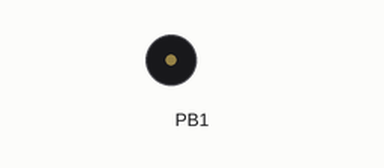
A sketch run on a simulated ATtiny85, built with avr-gcc and run on an emulated ATtiny85. Parts: buzzer (waves = sounding). Sleep ends after the set time or at an interrupt; random numbers use the default seed unless the sketch sets one.

Above: at 0.1 s.
Timing chart, 0 to 2.0 s (numbered marks = the images above):
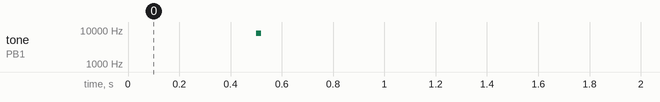

The sketch:

annoy.ino
```cpp
#include <avr/sleep.h>
#include <avr/wdt.h> //Needed to enable/disable watch dog timer
#define adc_disable() (ADCSRA &= ~(1<<ADEN)) // disable ADC (before power-off)
#define adc_enable()  (ADCSRA |=  (1<<ADEN)) // re-enable ADC
#define BODS 7                   //BOD Sleep bit in MCUCR
#define BODSE 2                  //BOD Sleep enable bit in MCUCR

unsigned long watchdogTimer = 180 / 8; // alarm time - 3 minutes / 8 sec wdt; reset randomly
unsigned long startTime = 0;        // start time
unsigned long initDelay = 150; //initial delay before starting routine, default is 20 minutes
uint8_t mcucr1, mcucr2;
volatile uint32_t toggle_count;
int toneLength = 400;
bool initDelayToggle = 0;

ISR(WDT_vect) {
  //dummy callback, we just want the interrupt
}

void trinketTone(uint32_t duration)
{
 uint32_t ocr = 250;
 uint8_t prescalarBits = 2;

 // CTC mode; toggle OC1A pin; set prescalar
 TCCR1 = 0x90 | prescalarBits;

 // Calculate note duration in terms of toggle count
 // Duration will be tracked by timer1 ISR
 toggle_count = 8000 * duration / 500;
 OCR1C = ocr-1; // Set the OCR
 bitWrite(TIMSK, OCIE1A, 1); // enable interrupt
}

// Timer1 Interrupt Service Routine:
// Keeps track of note duration via toggle counter
// When correct time has elapsed, counter is disabled
ISR(TIMER1_COMPA_vect)
{
 if (toggle_count != 0) // done yet?
 toggle_count--; // no, keep counting
 else // yes,
 TCCR1 = 0x90; // stop the counter
}

void setup_watchdog(int timerPrescaler) {
  noInterrupts();
  if (timerPrescaler > 9 ) timerPrescaler = 9; //Limit incoming amount to legal settings

  byte bb = timerPrescaler & 7;
  if (timerPrescaler > 7) bb |= (1<<5); //Set the special 5th bit if necessary

  //This order of commands is important and cannot be combined
  MCUSR &= ~(1<<WDRF); //Clear the watch dog reset
  WDTCR |= (1<<WDCE) | (1<<WDE); //Set WD_change enable, set WD enable
  WDTCR = bb; //Set new watchdog timeout value
  WDTCR |= _BV(WDIE); //Set the interrupt enable, this will keep unit from resetting after each int

  //disable bods while we have the interrupts off
  mcucr1 = MCUCR | _BV(BODS) | _BV(BODSE);  //turn off the brown-out detector
  mcucr2 = mcucr1 & ~_BV(BODSE);
  MCUCR = mcucr1;
  MCUCR = mcucr2;
  interrupts();
}

void setup()
{
  pinMode(1, OUTPUT);
  adc_disable(); // ADC uses ~320uA
  set_sleep_mode(SLEEP_MODE_PWR_DOWN);
  delay(500);
  trinketTone(20);
  delay(250);
  pinMode(1, INPUT);
}

void loop()
{
  if (initDelayToggle == 0) {
    initDelayToggle = 1;
    watchdogTimer = initDelay;
  }
  if (startTime >= watchdogTimer) {
    pinMode(1, OUTPUT);
    delay(500);
    trinketTone(toneLength);
    delay(250);
    pinMode(1, INPUT);
    startTime = 0;
    watchdogTimer = random(23, 45);
  } else {
    startTime++;
  }

  sleep_enable();
  setup_watchdog(9);
  sleep_cpu();
  sleep_disable();
}
```
